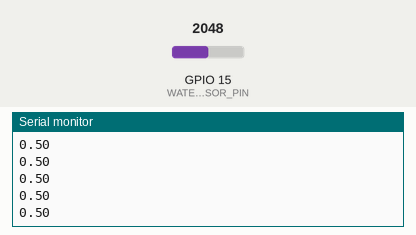
This sketch was run on a simulated ESP32. On the bench: the last lines printed to the serial monitor. The inputs (shaded band) are chosen by the test bench; at power-on: GPIO 15 (WATER_SENSOR_PIN) = 2048.

Above: at 1.2 s.
1.3 s: GPIO 15 (WATER_SENSOR_PIN) set to 2866
At 1.31 s:
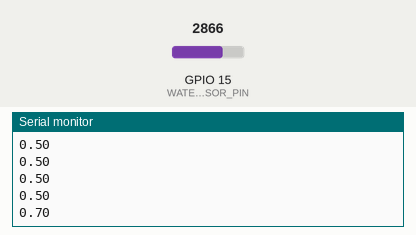
2.8 s: GPIO 15 (WATER_SENSOR_PIN) set to 3603
At 2.81 s:
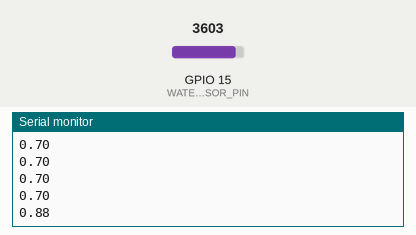
Timing chart, 0 to 5.8 s (numbered marks = the images above; inputs shaded):
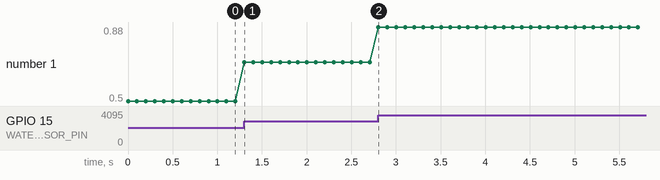

The sketch:

3_WaterSensor.ino
```cpp
const int WATER_SENSOR_PIN = 15;  // D15 = GPIO15

void setup() {
  Serial.begin(115200);
  pinMode(WATER_SENSOR_PIN, INPUT);
}

void loop() {
  // Read water level (0-4095 on ESP32)
  float waterLevel = analogRead(WATER_SENSOR_PIN);
  float normalized = waterLevel / 4095.0;

  Serial.println(normalized);
  delay(100);  // 10 updates per second
}
```

Measured:
- after the input at 1.3 s, the serial monitor: prints a new line at once (image 1)
- after the input at 2.8 s, the serial monitor: prints a new line at once (image 2)
- plotted number 1: 0.5 → 0.7 after the input at 1.3 s, 0.7 → 0.88 after the input at 2.8 s
